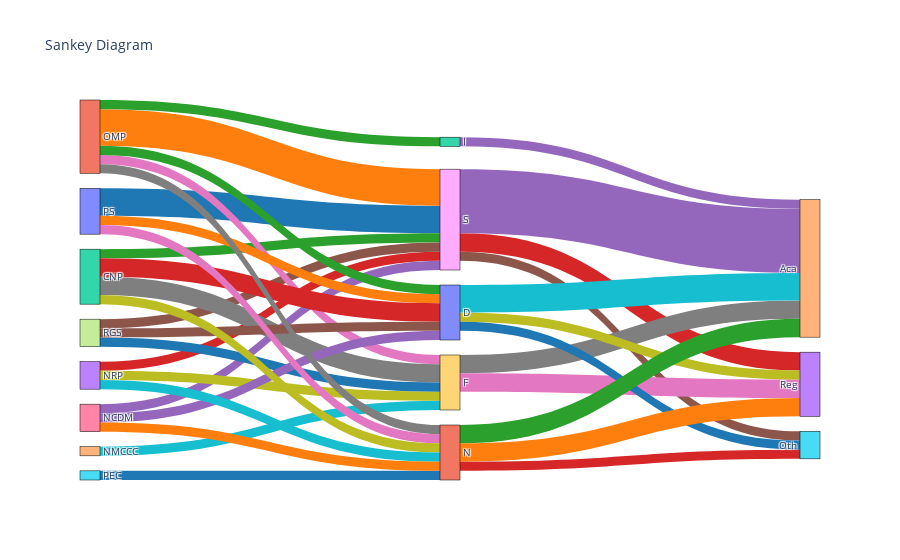

The code cell stored with this chart in its notebook:
### Code cell
import plotly.graph_objects as go
import matplotlib.colors as mcolors
import numpy as np

# Define the dataset
data = {
    "LABEL": ["S", "F", "D", "N", "I"],
    "PS": [3, 0, 1, 1, 0],
    "OMP": [4, 1, 1, 1, 1],
    "CNP": [1, 2, 2, 1, 0],
    "NRP": [1, 1, 0, 1, 0],
    "NMCCC": [0, 1, 0, 0, 0],
    "PEC": [0, 0, 0, 1, 0],
    "NCDM": [1, 0, 1, 1, 0],
    "RGS": [1, 1, 1, 0, 0],
    "Reg": [2, 2, 1, 2, 0],
    "Aca": [7, 2, 3, 2, 1],
    "Oth": [1, 0, 1, 1, 0],
}

# Define node groups
sources = ['PS', 'OMP', 'CNP', 'NRP', 'NMCCC', 'PEC', 'NCDM', 'RGS']
intermediates = data["LABEL"]  # Intermediate nodes: ["S", "F", "D", "N", "I"]
targets = ['Reg', 'Aca', 'Oth']

# Create combined node labels list
node_labels = sources + intermediates + targets

# Create a mapping from node labels to indices
node_indices = {label: idx for idx, label in enumerate(node_labels)}

# Define lists for source indices, target indices, and values
source_indices = []
target_indices = []
values = []

num_rows = len(data["LABEL"])

# Create links between sources and intermediate nodes
for i in range(num_rows):
    intermediate_node_index = len(sources) + i
    for source in sources:
        flow_value = data[source][i]
        if flow_value > 0:
            src_idx = node_indices[source]
            tgt_idx = intermediate_node_index
            source_indices.append(src_idx)
            target_indices.append(tgt_idx)
            values.append(flow_value)

# Create links between intermediate nodes and targets
for i in range(num_rows):
    intermediate_node_index = len(sources) + i
    for target in targets:
        flow_value = data[target][i]
        if flow_value > 0:
            src_idx = intermediate_node_index
            tgt_idx = len(sources) + len(intermediates) + targets.index(target)
            source_indices.append(src_idx)
            target_indices.append(tgt_idx)
            values.append(flow_value)

# Generate unique colors using a color map
color_palette = list(mcolors.TABLEAU_COLORS.values())  # List of distinct colors
num_edges = len(source_indices)
colors = [color_palette[i % len(color_palette)] for i in range(num_edges)]

# Plot the Sankey diagram
fig = go.Figure(data=[go.Sankey(
    node=dict(
        pad=15,
        thickness=20,
        line=dict(color="black", width=0.5),
        label=node_labels
    ),
    link=dict(
        source=source_indices,
        target=target_indices,
        value=values,
        color=colors  # Unique edge colors
    )
)])

fig.update_layout(title_text="Sankey Diagram", font_size=10)
fig.show()

### Figure 1 — Plotly figure (JSON) as saved in the notebook; plotly's stock layout.template omitted (floating-point values rounded to 4 significant figures)
{"data": [{"link": {"color": ["#1f77b4", "#ff7f0e", "#2ca02c", "#d62728", "#9467bd", "#8c564b", "#e377c2", "#7f7f7f", "#bcbd22", "#17becf", "#1f77b4", "#ff7f0e", "#2ca02c", "#d62728", "#9467bd", "#8c564b", "#e377c2", "#7f7f7f", "#bcbd22", "#17becf", "#1f77b4", "#ff7f0e", "#2ca02c", "#d62728", "#9467bd", "#8c564b", "#e377c2", "#7f7f7f", "#bcbd22", "#17becf", "#1f77b4", "#ff7f0e", "#2ca02c", "#d62728", "#9467bd"], "source": [0, 1, 2, 3, 6, 7, 1, 2, 3, 4, 7, 0, 1, 2, 6, 7, 0, 1, 2, 3, 5, 6, 1, 8, 8, 8, 9, 9, 10, 10, 10, 11, 11, 11, 12], "target": [8, 8, 8, 8, 8, 8, 9, 9, 9, 9, 9, 10, 10, 10, 10, 10, 11, 11, 11, 11, 11, 11, 12, 13, 14, 15, 13, 14, 13, 14, 15, 13, 14, 15, 14], "value": [3, 4, 1, 1, 1, 1, 1, 2, 1, 1, 1, 1, 1, 2, 1, 1, 1, 1, 1, 1, 1, 1, 1, 2, 7, 1, 2, 2, 1, 3, 1, 2, 2, 1, 1]}, "node": {"label": ["PS", "OMP", "CNP", "NRP", "NMCCC", "PEC", "NCDM", "RGS", "S", "F", "D", "N", "I", "Reg", "Aca", "Oth"], "line": {"color": "black", "width": 0.5}, "pad": 15, "thickness": 20}, "type": "sankey"}], "layout": {"font": {"size": 10}, "title": {"text": "Sankey Diagram"}}}
